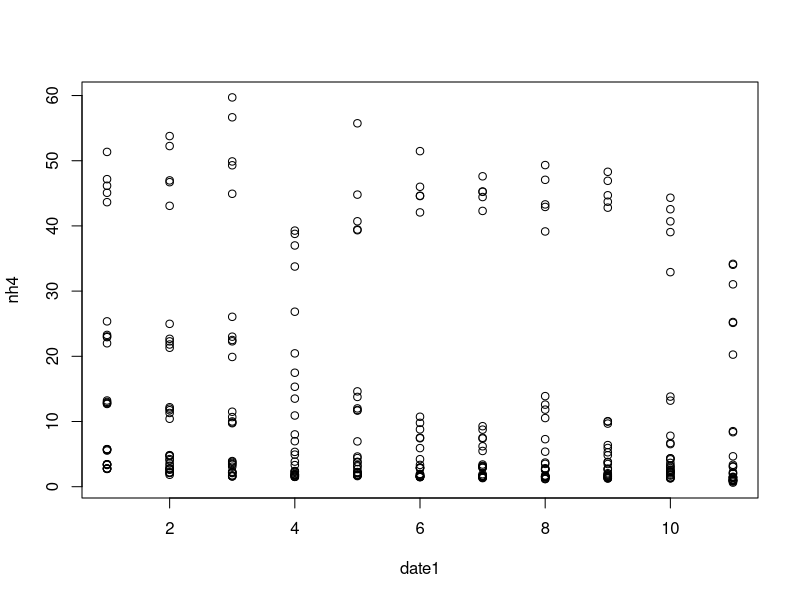
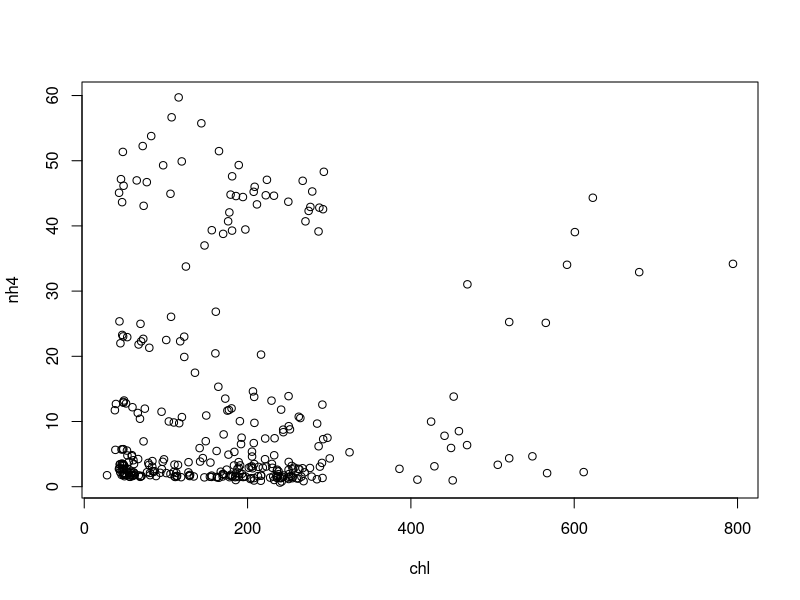
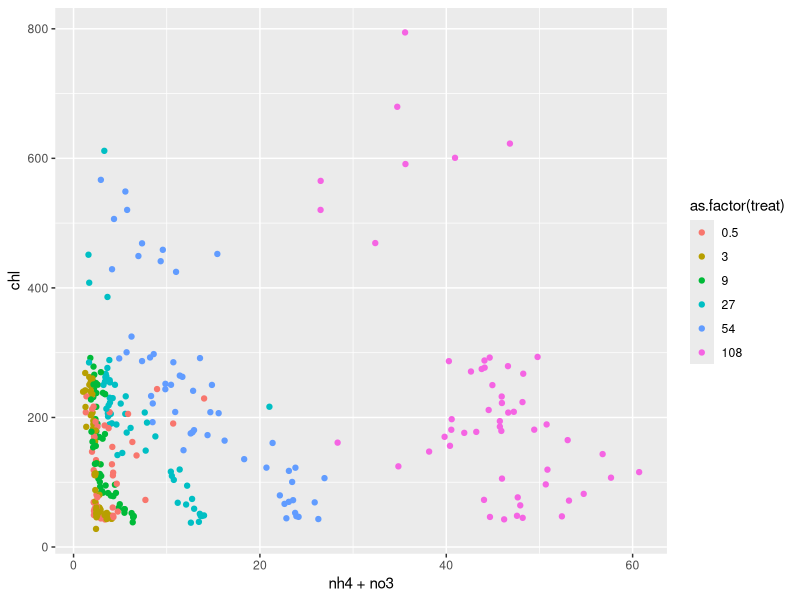
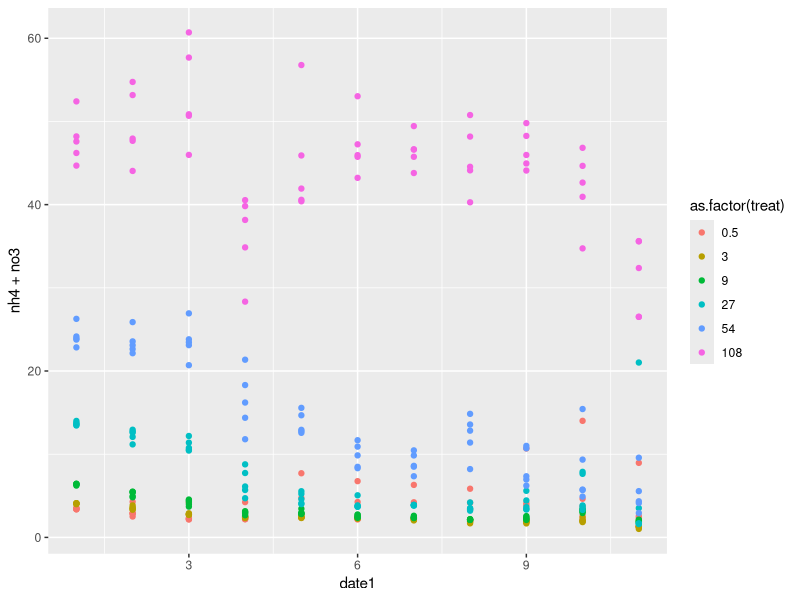
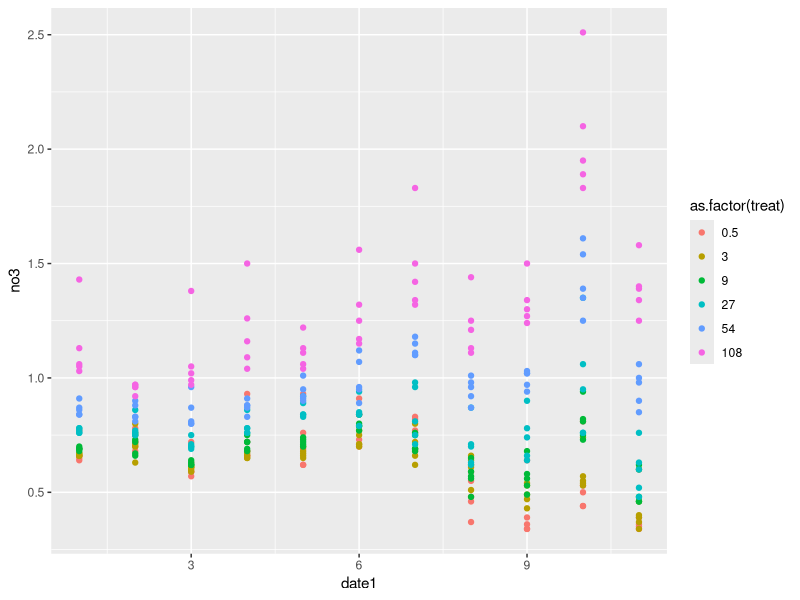

Source code (R) for these figures, in order: (Note: this script raises an error after producing the figures.)
dat <- read.csv("Algae_Nutrient.csv")
str(dat)
with(dat,plot(date1,nh4))
with(dat,plot(chl,nh4))
library(ggplot2)

ggplot(aes(nh4+no3,chl),data = dat)+geom_point(aes(color=as.factor(treat)))

ggplot(aes(date1,nh4+no3),data = dat)+geom_point(aes(color=as.factor(treat)))

ggplot(aes(date1,no3),data = dat)+geom_point(aes(color=as.factor(treat)))


con <- dat %>%
  group_by(control,Treatment) %>%
  select(nh41,nh42,chl1,chl2,Num_Daphnia, control,Treatment)%>%
  summarize(avg_nh41 = mean(nh41,na.rm = TRUE),
            avg_nh42 = mean(nh42, na.rm = TRUE),avg_chl1 = mean(chl1, na.rm = TRUE),
            avg_chl2 = mean(chl2,na.rm = TRUE))

con$diff_nh <- with(con,avg_nh41-avg_nh42)

with(con, plot(diff_nh))

new <- c(0.657-.48,.221-.634,.125-(-.265),.636-.264,1.17-(-.393),0.185-.0333,
         .877-1.12)
treat <- c(1,2,3,4,5,6,7)



ggplot(aes(treat,new))+geom_point()
